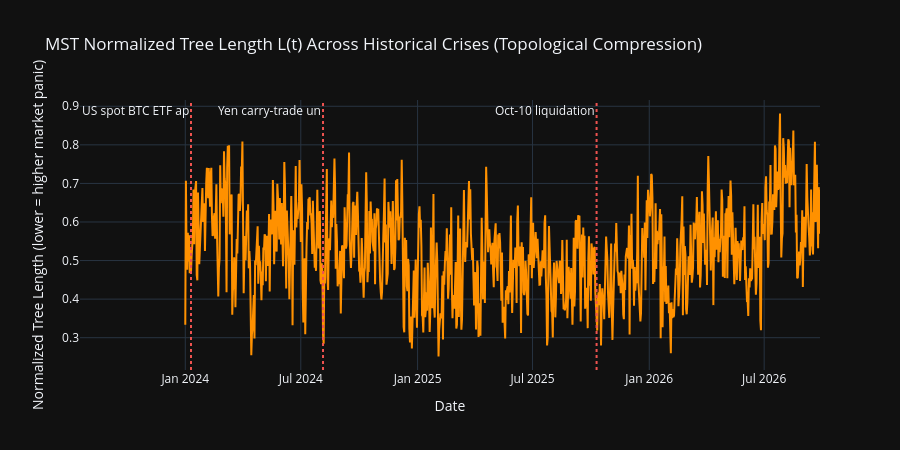

Here is the notebook cell this chart was saved with:
### Markdown cell above
## 5. Crisis Topological Contraction: MST Normalized Tree Length

Under systemic market panic, asset correlations surge toward 1.0 (loss of diversification), causing the ultrametric distance $d_{ij} = \sqrt{2(1-\rho_{ij})}$ to collapse toward 0.
The Onnela et al. (2003) normalized tree length:
$$L(t) = \frac{1}{N - 1} \sum_{(i,j) \in \text{MST}} d_{ij}$$
serves as a pure topological crisis indicator. We load the causal trailing MST series from `network_features.pt` and overlay documented historical events.

### Code cell
net_feat_path = Path("../data/processed/v2/network_features.pt")
net_data = torch.load(net_feat_path, map_location="cpu", weights_only=False)

mst_series = pd.Series(net_data["mst_norm_length"], index=timestamps)
mod_series = pd.Series(net_data["modularity"], index=timestamps)

# Daily resample for smooth longitudinal visualization
mst_daily = mst_series.resample("1D").mean().dropna()

fig_mst = go.Figure()
fig_mst.add_trace(go.Scatter(
    x=mst_daily.index, y=mst_daily.values, mode="lines",
    name="MST Normalized Tree Length L(t)", line=dict(color="#ff9100", width=2)
))

# Overlay events within sample window
mst_tz = mst_daily.index.tz
for _, ev in events_df.iterrows():
    ev_date = pd.to_datetime(ev["date"])
    if mst_tz is not None:
        ev_date = ev_date.tz_localize(mst_tz)
    ev_label = str(ev.get("name", ev.get("event", "Event")))
    if mst_daily.index.min() <= ev_date <= mst_daily.index.max():
        fig_mst.add_vline(
            x=ev_date, line_dash="dot", line_color="#ef5350",
            annotation_text=ev_label[:18], annotation_position="top left"
        )

fig_mst.update_layout(
    title="MST Normalized Tree Length L(t) Across Historical Crises (Topological Compression)",
    xaxis_title="Date", yaxis_title="Normalized Tree Length (lower = higher market panic)",
    template="plotly_dark", height=450
)
fig_mst.show()

### Figure 1 — Plotly figure (JSON) as saved in the notebook; plotly's stock layout.template omitted (floating-point values rounded to 4 significant figures; data arrays with more than 128 entries replaced by an {"elided": "..."} marker saying what was removed)
{"data": [{"line": {"color": "#ff9100", "width": 2}, "mode": "lines", "name": "MST Normalized Tree Length L(t)", "type": "scatter", "x": {"elided": "1001 str values"}, "y": {"elided": "1001 float values"}}], "layout": {"annotations": [{"showarrow": false, "text": "US spot BTC ETF ap", "x": "2024-01-10T00:00:00+00:00", "xanchor": "right", "xref": "x", "y": 1, "yanchor": "top", "yref": "y domain"}, {"showarrow": false, "text": "Yen carry-trade un", "x": "2024-08-05T00:00:00+00:00", "xanchor": "right", "xref": "x", "y": 1, "yanchor": "top", "yref": "y domain"}, {"showarrow": false, "text": "Oct-10 liquidation", "x": "2025-10-10T00:00:00+00:00", "xanchor": "right", "xref": "x", "y": 1, "yanchor": "top", "yref": "y domain"}], "height": 450, "shapes": [{"line": {"color": "#ef5350", "dash": "dot"}, "type": "line", "x0": "2024-01-10T00:00:00+00:00", "x1": "2024-01-10T00:00:00+00:00", "xref": "x", "y0": 0, "y1": 1, "yref": "y domain"}, {"line": {"color": "#ef5350", "dash": "dot"}, "type": "line", "x0": "2024-08-05T00:00:00+00:00", "x1": "2024-08-05T00:00:00+00:00", "xref": "x", "y0": 0, "y1": 1, "yref": "y domain"}, {"line": {"color": "#ef5350", "dash": "dot"}, "type": "line", "x0": "2025-10-10T00:00:00+00:00", "x1": "2025-10-10T00:00:00+00:00", "xref": "x", "y0": 0, "y1": 1, "yref": "y domain"}], "title": {"text": "MST Normalized Tree Length L(t) Across Historical Crises (Topological Compression)"}, "xaxis": {"title": {"text": "Date"}}, "yaxis": {"title": {"text": "Normalized Tree Length (lower = higher market panic)"}}}}
